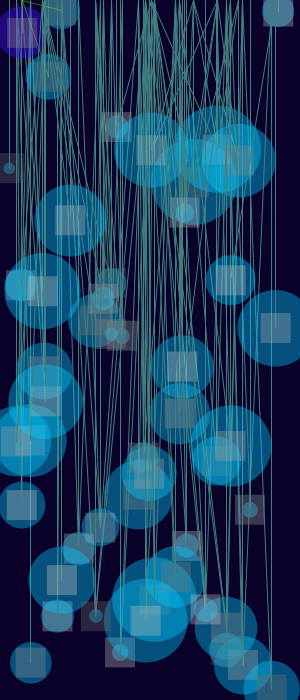
Frame 1 (no input)
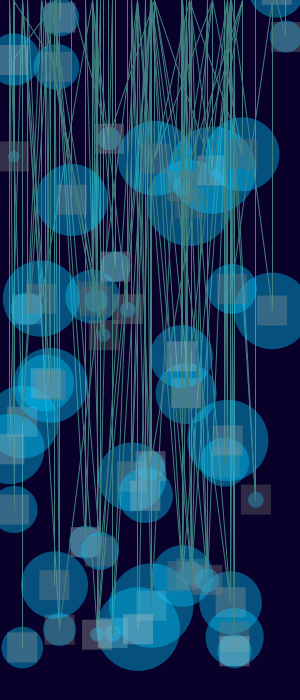
Frame 60 (the mouse pressed at the canvas centre just before this capture)
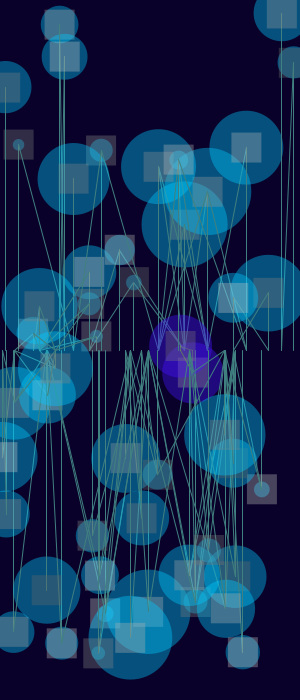
Frame 120 (the mouse held since frame 60 and released just before this capture)

The Processing sketch that drew these frames (run headless with seeded random() and noise(); from frame 60 on, the mouse is pressed at the canvas centre):

// Processing sketch: processing_29701
// ── processing_29701.pde

int numCir = 50;
int maxTamano = 90;
int minTamano = 10;


float[][] e = new float[numCir][5];
float ds=15;
int sel = 4;

boolean arrastre=false;


void mouseDragged(){
  arrastre=true;
}
  
void mouseReleased(){
  arrastre=false;
}

void setup(){
  
  frameRate(500);
  size(300,700);
  strokeWeight(1);
  smooth();
  for(int j=0;j< numCir;j++){
    e[j][0]=random(width);  
    e[j][1]=random(height); 
    e[j][2]=random(minTamano,maxTamano);
    e[j][3]=random(-.15,.15); 
    e[j][4]=random(-.5,.5); 
  }
}

void draw(){
   
   background(#090129,10);
   for (int j=0;j< numCir;j++){
   noStroke();
   float radi=e[j][2];
   float diam=radi/5;
    
     if( dist(e[j][0],e[j][1],mouseX,mouseY) < radi ){
      fill(#4412FF,100);
      sel=1;
      
      if(arrastre){
        e[j][0]=mouseX;
        e[j][1]=mouseY;
      }
    } else {
      fill(#00CAFF,100);
      sel=10;
    }
    
    ellipse(e[j][0],e[j][1],radi,radi);
    e[j][0]+=e[j][3];
    e[j][1]+=e[j][4];
    if( e[j][0] < -diam      ){ e[j][0] = width+diam;  } 
    if( e[j][0] > width+diam ){ e[j][0] = -diam;       }
    if( e[j][1] < 0-diam     ){ e[j][1] = height+diam; }
    if( e[j][1] > height+diam){ e[j][1] = -diam;       }
    if(sel==1){
     fill(random(100,150),random(0,10),random(150,256),255);
      stroke(128,255,0,100);
    } else {            
      fill(0,0,0,255);
      stroke(64,128,128,255);
    }
    for(int k=0;k< numCir;k++){
      if( dist(e[j][0],e[j][1],e[k][0],e[k][1]) < radi){
        line(e[j][0],random(mouseY,0),e[k][0],e[k][1]);
      }
    }
    
    noStroke(); 
    fill(random(100,200),90);    
    rect(e[j][0]-ds,e[j][1]-ds,ds*2,ds*2);
  }
}               
